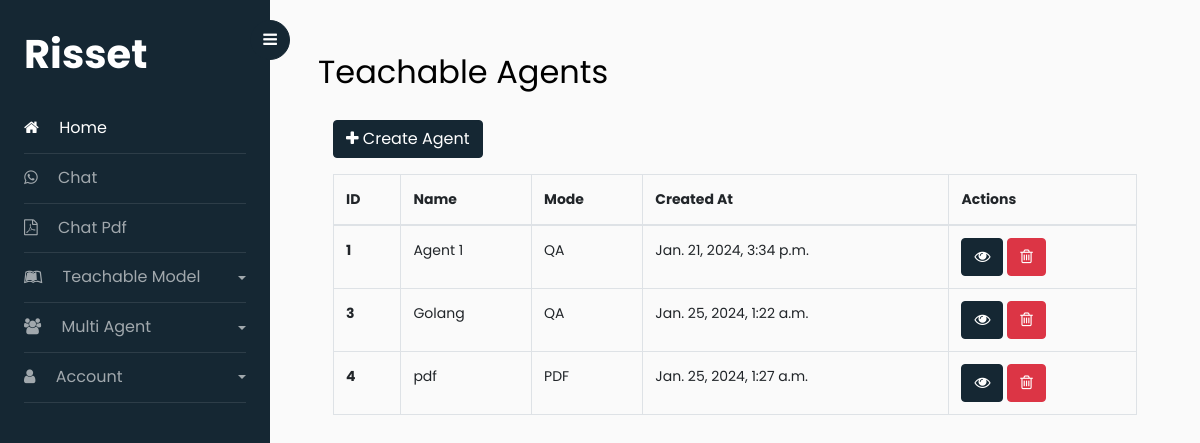
Page /chat/teachable-agent/ (signed in) on the earlier database version.
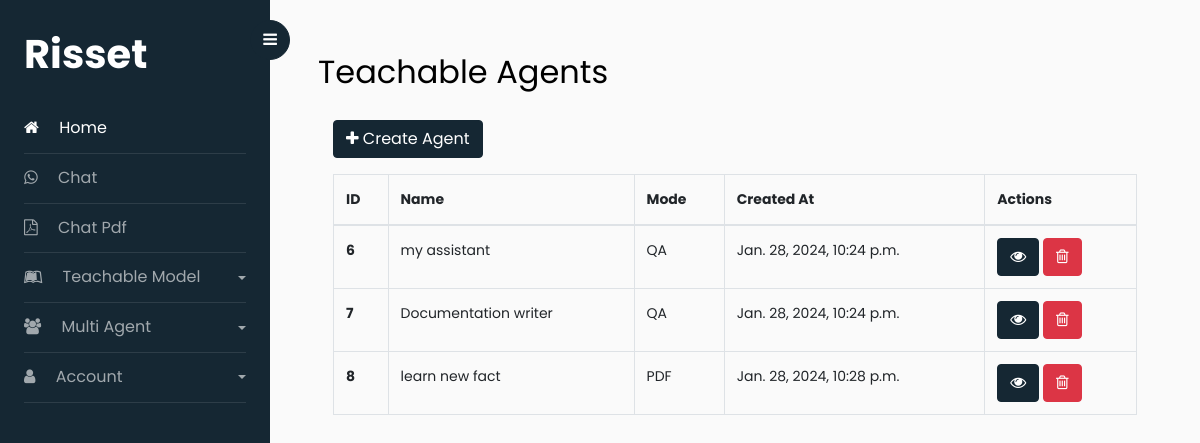
Same page on the later database version.
### chat/models.py (models this page shows, shortened)
class TeachableAgent(models.Model):
    MODE_CHOICES = (
        ('QA', 'Question-Answer'),
        ('PDF', 'PDF'),
    )
    user = models.ForeignKey(User, on_delete=models.CASCADE, related_name='teachable_agents')
    name = models.CharField(max_length=255)
    slug = models.SlugField(max_length=255, unique=True, blank=True, null=True)
    mode = models.CharField(max_length=255, choices=MODE_CHOICES, default='QA')
    created_at = models.DateTimeField(auto_now_add=True)
    updated_at = models.DateTimeField(auto_now=True)
    is_active = models.BooleanField(default=True)

### chat/views.py (the view)
# urls.py: path("teachable-agent/", TeachableAgentView.as_view(), name="teachable-agent"),
class TeachableAgentView(LoginRequiredMixin, View):
    def get(self, request, *args, **kwargs):
        agents = request.user.teachable_agents.all()
        return render(request, "pages/teachable_agents.html", {'agents': agents})

### templates/pages/teachable_agents.html
{% extends "pages/base.html" %}
{% block content %}
    <div id="content" class="p-4 p-md-5 pt-5">
        <h2 class="mb-4">Teachable Agents</h2>
        <div class="container">
            {% if agents %}
            <div class="row">
                <div class="col-12">
                    <a href="{% url "chat:create-teachable-agent" %}" class="btn btn-primary mb-3"><i class="fa fa-plus"></i> Create Agent</a>
                    <table class="table table-bordered">
                        <thead>
                        <tr>
                            <th scope="col">ID</th>
                            <th scope="col">Name</th>
                            <th scope="col">Mode</th>
                            <th scope="col">Created At</th>
                            <th scope="col">Actions</th>
                        </tr>
                        </thead>
                        <tbody>
                        {% for agent in agents %}
                        <tr>
                            <th scope="row">{{ agent.id }}</th>
                            <td>{{ agent.name }}</td>
                            <td>{{ agent.mode }}</td>
                            <td>{{ agent.created_at }}</td>
                            <td>
                                {% if agent.mode == "PDF" and not agent.is_active %}
                                <a href="{% url "chat:teachable" agent.slug %}" class="btn btn-primary disabled"><i class="fa fa-eye-slash"></i></a>
                                {% else %}
                                <a href="{% url "chat:teachable" agent.slug %}" class="btn btn-primary"><i class="fa fa-eye"></i></a>
                                {% endif %}
                                <a href="{% url "chat:teachable-agent-delete" agent.slug %}" class="btn btn-danger"><i class="fa fa-trash-o"></i></a>
                            </td>
                        </tr>
                        {% endfor %}
                        </tbody>
                    </table>
                </div>
            </div>
                {% else %}
                <div class="row">
                    <div class="col-12">
                        <p>No agents found.</p>
                    <a href="{% url "chat:create-teachable-agent" %}" class="btn btn-primary"><i class="fa fa-plus"></i> Create Agent</a>
                    </div>
            {% endif %}
        </div>
    </div>
{% endblock %}

### templates/pages/base.html (shortened to what this page needs)
{% load static %}
<!DOCTYPE html>
<html lang="en">
<head>
    {% include "snippets/styles.html" %}
</head>
<body>
<div class="wrapper d-flex align-items-stretch">
    {% include "snippets/sidebar.html" %}
    {% block content %}
    {% endblock %}
</div>
</body>
</html>

### templates/snippets/styles.html (shortened to what this page needs)
{% load static %}
<link rel="stylesheet" href="https://stackpath.bootstrapcdn.com/font-awesome/4.7.0/css/font-awesome.min.css">
<link rel="stylesheet" href="{% static "css/style.css" %}">

### templates/snippets/sidebar.html (shortened to what this page needs)
{% load static %}
<nav id="sidebar">
        <div class="custom-menu">
            <button type="button" id="sidebarCollapse" class="btn btn-primary">
                <i class="fa fa-bars"></i>
            </button>
        </div>
        <div class="p-4">
            <h1><a href="" class="logo">Risset</a></h1>
            <ul class="list-unstyled components mb-5">
                <li class="active">
                    <a href="{% url "dashboard" %}"><span class="fa fa-home mr-3"></span> Home</a>
                </li>
                <li>
                    <a href="{% url "chat:index" %}"><span class="fa fa-whatsapp mr-3"></span> Chat</a>
                </li>
                <li>
                    <a href="{% url "chat:pdfs" %}"><span class="fa fa-file-pdf-o mr-3"></span> Chat Pdf</a>
                </li>
                <li>
                    <a href="#pageSubmenu" data-toggle="collapse" aria-expanded="false"
                        class="dropdown-toggle"><span class="fa fa-leanpub mr-3"></span> Teachable Model</a>
                </li>
                <li>
                    <a href="#pageSubmenu2" data-toggle="collapse" aria-expanded="false" class="dropdown-toggle">
                        <span class="fa fa-group mr-3"></span> Multi Agent
                    </a>
                </li>
                <li>
                    <a href="#pageSubmenu3" data-toggle="collapse" aria-expanded="false" class="dropdown-toggle">
                        <span class="fa fa-user mr-3"></span> Account
                    </a>
                </li>
            </ul>
        </div>
    </nav>

### templates/snippets/scripts.html (shortened to what this page needs)
{% load static %}

Differences in the rows shown:
removed TeachableAgent: id "1", name "Agent 1", mode "QA", created_at "Jan. 21, 2024, 3:34 p.m."
removed TeachableAgent: id "3", name "Golang", mode "QA", created_at "Jan. 25, 2024, 1:22 a.m."
removed TeachableAgent: id "4", name "pdf", mode "PDF", created_at "Jan. 25, 2024, 1:27 a.m.", is_active True (drawn)
added TeachableAgent: id "6", name "my assistant", mode "QA", created_at "Jan. 28, 2024, 10:24 p.m."
added TeachableAgent: id "7", name "Documentation writer", mode "QA", created_at "Jan. 28, 2024, 10:24 p.m."
added TeachableAgent: id "8", name "learn new fact", mode "PDF", created_at "Jan. 28, 2024, 10:28 p.m.", is_active True (drawn)
